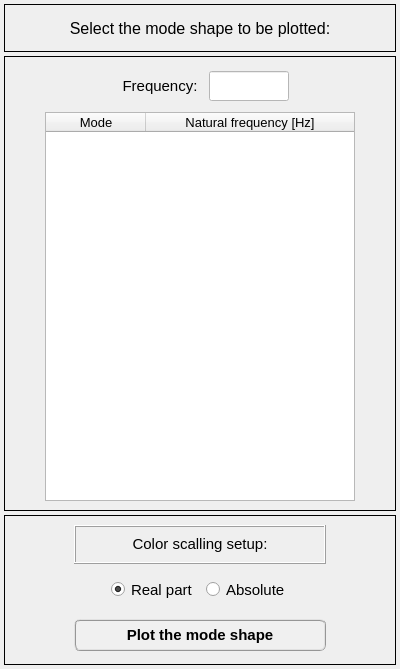
<?xml version="1.0" encoding="UTF-8"?>
<ui version="4.0">
 <class>Dialog</class>
 <widget class="QDialog" name="Dialog">
  <property name="windowModality">
   <enum>Qt::NonModal</enum>
  </property>
  <property name="geometry">
   <rect>
    <x>0</x>
    <y>0</y>
    <width>400</width>
    <height>669</height>
   </rect>
  </property>
  <property name="sizePolicy">
   <sizepolicy hsizetype="Fixed" vsizetype="Fixed">
    <horstretch>0</horstretch>
    <verstretch>0</verstretch>
   </sizepolicy>
  </property>
  <property name="minimumSize">
   <size>
    <width>400</width>
    <height>669</height>
   </size>
  </property>
  <property name="maximumSize">
   <size>
    <width>400</width>
    <height>669</height>
   </size>
  </property>
  <property name="contextMenuPolicy">
   <enum>Qt::DefaultContextMenu</enum>
  </property>
  <property name="windowTitle">
   <string>Plot mode shapes</string>
  </property>
  <property name="whatsThis">
   <string/>
  </property>
  <layout class="QGridLayout" name="gridLayout_2">
   <property name="leftMargin">
    <number>4</number>
   </property>
   <property name="topMargin">
    <number>4</number>
   </property>
   <property name="rightMargin">
    <number>4</number>
   </property>
   <property name="bottomMargin">
    <number>4</number>
   </property>
   <property name="spacing">
    <number>4</number>
   </property>
   <item row="0" column="0">
    <widget class="QFrame" name="frame">
     <property name="minimumSize">
      <size>
       <width>0</width>
       <height>48</height>
      </size>
     </property>
     <property name="maximumSize">
      <size>
       <width>400</width>
       <height>48</height>
      </size>
     </property>
     <property name="frameShape">
      <enum>QFrame::Box</enum>
     </property>
     <property name="frameShadow">
      <enum>QFrame::Plain</enum>
     </property>
     <property name="lineWidth">
      <number>1</number>
     </property>
     <layout class="QGridLayout" name="gridLayout">
      <item row="0" column="0">
       <widget class="QLabel" name="label">
        <property name="font">
         <font>
          <family>MS Shell Dlg 2</family>
          <pointsize>12</pointsize>
          <weight>50</weight>
          <italic>false</italic>
          <bold>false</bold>
         </font>
        </property>
        <property name="text">
         <string>Select the mode shape to be plotted:</string>
        </property>
        <property name="textFormat">
         <enum>Qt::AutoText</enum>
        </property>
        <property name="alignment">
         <set>Qt::AlignCenter</set>
        </property>
       </widget>
      </item>
     </layout>
    </widget>
   </item>
   <item row="1" column="0">
    <widget class="QFrame" name="frame_2">
     <property name="sizeIncrement">
      <size>
       <width>400</width>
       <height>0</height>
      </size>
     </property>
     <property name="baseSize">
      <size>
       <width>400</width>
       <height>0</height>
      </size>
     </property>
     <property name="frameShape">
      <enum>QFrame::Box</enum>
     </property>
     <property name="frameShadow">
      <enum>QFrame::Plain</enum>
     </property>
     <layout class="QGridLayout" name="gridLayout_5">
      <item row="0" column="0">
       <widget class="QFrame" name="frame_5">
        <property name="minimumSize">
         <size>
          <width>0</width>
          <height>40</height>
         </size>
        </property>
        <property name="maximumSize">
         <size>
          <width>16777215</width>
          <height>40</height>
         </size>
        </property>
        <property name="frameShape">
         <enum>QFrame::NoFrame</enum>
        </property>
        <property name="frameShadow">
         <enum>QFrame::Raised</enum>
        </property>
        <layout class="QGridLayout" name="gridLayout_4">
         <property name="leftMargin">
          <number>0</number>
         </property>
         <property name="topMargin">
          <number>0</number>
         </property>
         <property name="rightMargin">
          <number>0</number>
         </property>
         <property name="bottomMargin">
          <number>0</number>
         </property>
         <property name="spacing">
          <number>0</number>
         </property>
         <item row="0" column="1">
          <widget class="QLabel" name="label_4">
           <property name="minimumSize">
            <size>
             <width>0</width>
             <height>30</height>
            </size>
           </property>
           <property name="maximumSize">
            <size>
             <width>16777215</width>
             <height>30</height>
            </size>
           </property>
           <property name="font">
            <font>
             <family>MS Shell Dlg 2</family>
             <pointsize>11</pointsize>
             <weight>50</weight>
             <bold>false</bold>
            </font>
           </property>
           <property name="text">
            <string>Frequency:</string>
           </property>
           <property name="alignment">
            <set>Qt::AlignCenter</set>
           </property>
          </widget>
         </item>
         <item row="0" column="2">
          <widget class="QLineEdit" name="lineEdit_natural_frequency">
           <property name="enabled">
            <bool>false</bool>
           </property>
           <property name="minimumSize">
            <size>
             <width>80</width>
             <height>30</height>
            </size>
           </property>
           <property name="maximumSize">
            <size>
             <width>80</width>
             <height>30</height>
            </size>
           </property>
           <property name="font">
            <font>
             <family>Arial</family>
             <pointsize>12</pointsize>
             <weight>75</weight>
             <italic>true</italic>
             <bold>true</bold>
            </font>
           </property>
           <property name="styleSheet">
            <string notr="true">background-color: rgb(255, 255, 255);
color: rgb(0, 0, 255);</string>
           </property>
           <property name="alignment">
            <set>Qt::AlignCenter</set>
           </property>
          </widget>
         </item>
         <item row="0" column="3">
          <widget class="QFrame" name="frame_6">
           <property name="frameShape">
            <enum>QFrame::NoFrame</enum>
           </property>
           <property name="frameShadow">
            <enum>QFrame::Raised</enum>
           </property>
          </widget>
         </item>
         <item row="0" column="0">
          <widget class="QFrame" name="frame_7">
           <property name="frameShape">
            <enum>QFrame::NoFrame</enum>
           </property>
           <property name="frameShadow">
            <enum>QFrame::Raised</enum>
           </property>
          </widget>
         </item>
        </layout>
       </widget>
      </item>
      <item row="1" column="0">
       <widget class="QFrame" name="frame_4">
        <property name="frameShape">
         <enum>QFrame::NoFrame</enum>
        </property>
        <property name="frameShadow">
         <enum>QFrame::Raised</enum>
        </property>
        <layout class="QGridLayout" name="gridLayout_3">
         <property name="leftMargin">
          <number>0</number>
         </property>
         <property name="topMargin">
          <number>0</number>
         </property>
         <property name="rightMargin">
          <number>0</number>
         </property>
         <property name="bottomMargin">
          <number>0</number>
         </property>
         <property name="spacing">
          <number>0</number>
         </property>
         <item row="0" column="0">
          <widget class="QTreeWidget" name="treeWidget">
           <property name="minimumSize">
            <size>
             <width>310</width>
             <height>0</height>
            </size>
           </property>
           <property name="maximumSize">
            <size>
             <width>310</width>
             <height>415</height>
            </size>
           </property>
           <property name="font">
            <font>
             <family>MS Shell Dlg 2</family>
             <pointsize>10</pointsize>
             <weight>50</weight>
             <italic>false</italic>
             <bold>false</bold>
            </font>
           </property>
           <property name="alternatingRowColors">
            <bool>true</bool>
           </property>
           <column>
            <property name="text">
             <string>Mode</string>
            </property>
            <property name="font">
             <font>
              <family>MS Shell Dlg 2</family>
              <pointsize>10</pointsize>
              <weight>50</weight>
              <italic>false</italic>
              <bold>false</bold>
             </font>
            </property>
            <property name="textAlignment">
             <set>AlignCenter</set>
            </property>
           </column>
           <column>
            <property name="text">
             <string notr="true">Natural frequency [Hz]</string>
            </property>
            <property name="font">
             <font>
              <family>MS Shell Dlg 2</family>
              <pointsize>10</pointsize>
              <weight>50</weight>
              <italic>false</italic>
              <bold>false</bold>
             </font>
            </property>
            <property name="textAlignment">
             <set>AlignCenter</set>
            </property>
           </column>
          </widget>
         </item>
        </layout>
       </widget>
      </item>
     </layout>
    </widget>
   </item>
   <item row="2" column="0">
    <widget class="QFrame" name="frame_3">
     <property name="minimumSize">
      <size>
       <width>0</width>
       <height>150</height>
      </size>
     </property>
     <property name="maximumSize">
      <size>
       <width>16777215</width>
       <height>150</height>
      </size>
     </property>
     <property name="frameShape">
      <enum>QFrame::Box</enum>
     </property>
     <property name="frameShadow">
      <enum>QFrame::Plain</enum>
     </property>
     <layout class="QGridLayout" name="gridLayout_8">
      <item row="2" column="1">
       <widget class="QFrame" name="frame_11">
        <property name="frameShape">
         <enum>QFrame::NoFrame</enum>
        </property>
        <property name="frameShadow">
         <enum>QFrame::Raised</enum>
        </property>
        <layout class="QGridLayout" name="gridLayout_7">
         <property name="leftMargin">
          <number>0</number>
         </property>
         <property name="topMargin">
          <number>0</number>
         </property>
         <property name="rightMargin">
          <number>0</number>
         </property>
         <property name="bottomMargin">
          <number>0</number>
         </property>
         <property name="spacing">
          <number>0</number>
         </property>
         <item row="0" column="0">
          <widget class="QPushButton" name="pushButton">
           <property name="minimumSize">
            <size>
             <width>252</width>
             <height>32</height>
            </size>
           </property>
           <property name="maximumSize">
            <size>
             <width>252</width>
             <height>32</height>
            </size>
           </property>
           <property name="font">
            <font>
             <family>MS Shell Dlg 2</family>
             <pointsize>11</pointsize>
             <weight>75</weight>
             <italic>false</italic>
             <bold>true</bold>
            </font>
           </property>
           <property name="styleSheet">
            <string notr="true">QPushButton{border-radius: 6px; border-color: rgb(150, 150, 150); border-style: ridge; border-width: 2px; color: rgb(0, 0, 0); background-color: rgb(240, 240, 240); font: 75 bold 11pt &quot;MS Shell Dlg 2&quot;}
QPushButton:hover{border-radius: 6px; border-color: rgb(0, 170, 255); border-style: ridge; border-width: 2px; color: rgb(0, 0, 0); background-color: rgba(174, 213, 255, 100); font: 75 bold 11pt &quot;MS Shell Dlg 2&quot;}
QPushButton:pressed{border-radius: 6px; border-color: rgb(0, 170, 255); border-style: ridge; border-width: 3px; color: rgb(0, 0, 0); background-color: rgb(174, 213, 255); font: 75 bold 11pt &quot;MS Shell Dlg 2&quot;}</string>
           </property>
           <property name="text">
            <string>Plot the mode shape</string>
           </property>
          </widget>
         </item>
        </layout>
       </widget>
      </item>
      <item row="1" column="1">
       <widget class="QFrame" name="frame_8">
        <property name="frameShape">
         <enum>QFrame::NoFrame</enum>
        </property>
        <property name="frameShadow">
         <enum>QFrame::Raised</enum>
        </property>
        <layout class="QGridLayout" name="gridLayout_6">
         <property name="leftMargin">
          <number>0</number>
         </property>
         <property name="topMargin">
          <number>0</number>
         </property>
         <property name="rightMargin">
          <number>0</number>
         </property>
         <property name="bottomMargin">
          <number>0</number>
         </property>
         <property name="horizontalSpacing">
          <number>8</number>
         </property>
         <property name="verticalSpacing">
          <number>0</number>
         </property>
         <item row="0" column="2">
          <widget class="QRadioButton" name="radioButton_last_node">
           <property name="minimumSize">
            <size>
             <width>0</width>
             <height>21</height>
            </size>
           </property>
           <property name="maximumSize">
            <size>
             <width>200</width>
             <height>21</height>
            </size>
           </property>
           <property name="font">
            <font>
             <family>MS Shell Dlg 2</family>
             <pointsize>11</pointsize>
             <weight>50</weight>
             <italic>false</italic>
             <bold>false</bold>
             <stylestrategy>PreferAntialias</stylestrategy>
            </font>
           </property>
           <property name="focusPolicy">
            <enum>Qt::ClickFocus</enum>
           </property>
           <property name="text">
            <string>Absolute</string>
           </property>
           <property name="checked">
            <bool>false</bool>
           </property>
          </widget>
         </item>
         <item row="0" column="1">
          <widget class="QRadioButton" name="radioButton_first_node">
           <property name="enabled">
            <bool>true</bool>
           </property>
           <property name="minimumSize">
            <size>
             <width>0</width>
             <height>21</height>
            </size>
           </property>
           <property name="maximumSize">
            <size>
             <width>200</width>
             <height>21</height>
            </size>
           </property>
           <property name="font">
            <font>
             <family>MS Shell Dlg 2</family>
             <pointsize>11</pointsize>
             <weight>50</weight>
             <italic>false</italic>
             <bold>false</bold>
             <stylestrategy>PreferAntialias</stylestrategy>
            </font>
           </property>
           <property name="focusPolicy">
            <enum>Qt::ClickFocus</enum>
           </property>
           <property name="text">
            <string>Real part</string>
           </property>
           <property name="checked">
            <bool>true</bool>
           </property>
          </widget>
         </item>
         <item row="0" column="0">
          <widget class="QFrame" name="frame_9">
           <property name="frameShape">
            <enum>QFrame::NoFrame</enum>
           </property>
           <property name="frameShadow">
            <enum>QFrame::Raised</enum>
           </property>
          </widget>
         </item>
         <item row="0" column="3">
          <widget class="QFrame" name="frame_10">
           <property name="frameShape">
            <enum>QFrame::NoFrame</enum>
           </property>
           <property name="frameShadow">
            <enum>QFrame::Raised</enum>
           </property>
          </widget>
         </item>
        </layout>
       </widget>
      </item>
      <item row="0" column="1">
       <widget class="QFrame" name="frame_12">
        <property name="frameShape">
         <enum>QFrame::Box</enum>
        </property>
        <property name="frameShadow">
         <enum>QFrame::Raised</enum>
        </property>
        <layout class="QGridLayout" name="gridLayout_9">
         <property name="leftMargin">
          <number>0</number>
         </property>
         <property name="topMargin">
          <number>0</number>
         </property>
         <property name="rightMargin">
          <number>0</number>
         </property>
         <property name="bottomMargin">
          <number>0</number>
         </property>
         <property name="spacing">
          <number>0</number>
         </property>
         <item row="0" column="0">
          <widget class="QLabel" name="label_6">
           <property name="minimumSize">
            <size>
             <width>0</width>
             <height>0</height>
            </size>
           </property>
           <property name="maximumSize">
            <size>
             <width>280</width>
             <height>30</height>
            </size>
           </property>
           <property name="font">
            <font>
             <family>MS Shell Dlg 2</family>
             <pointsize>11</pointsize>
             <weight>50</weight>
             <italic>false</italic>
             <bold>false</bold>
            </font>
           </property>
           <property name="frameShape">
            <enum>QFrame::NoFrame</enum>
           </property>
           <property name="frameShadow">
            <enum>QFrame::Raised</enum>
           </property>
           <property name="midLineWidth">
            <number>0</number>
           </property>
           <property name="text">
            <string>Color scalling setup:</string>
           </property>
           <property name="alignment">
            <set>Qt::AlignCenter</set>
           </property>
          </widget>
         </item>
        </layout>
       </widget>
      </item>
      <item row="0" column="0">
       <widget class="QFrame" name="frame_13">
        <property name="frameShape">
         <enum>QFrame::NoFrame</enum>
        </property>
        <property name="frameShadow">
         <enum>QFrame::Raised</enum>
        </property>
       </widget>
      </item>
      <item row="0" column="2">
       <widget class="QFrame" name="frame_14">
        <property name="frameShape">
         <enum>QFrame::NoFrame</enum>
        </property>
        <property name="frameShadow">
         <enum>QFrame::Raised</enum>
        </property>
       </widget>
      </item>
     </layout>
    </widget>
   </item>
  </layout>
 </widget>
 <resources/>
 <connections/>
</ui>
